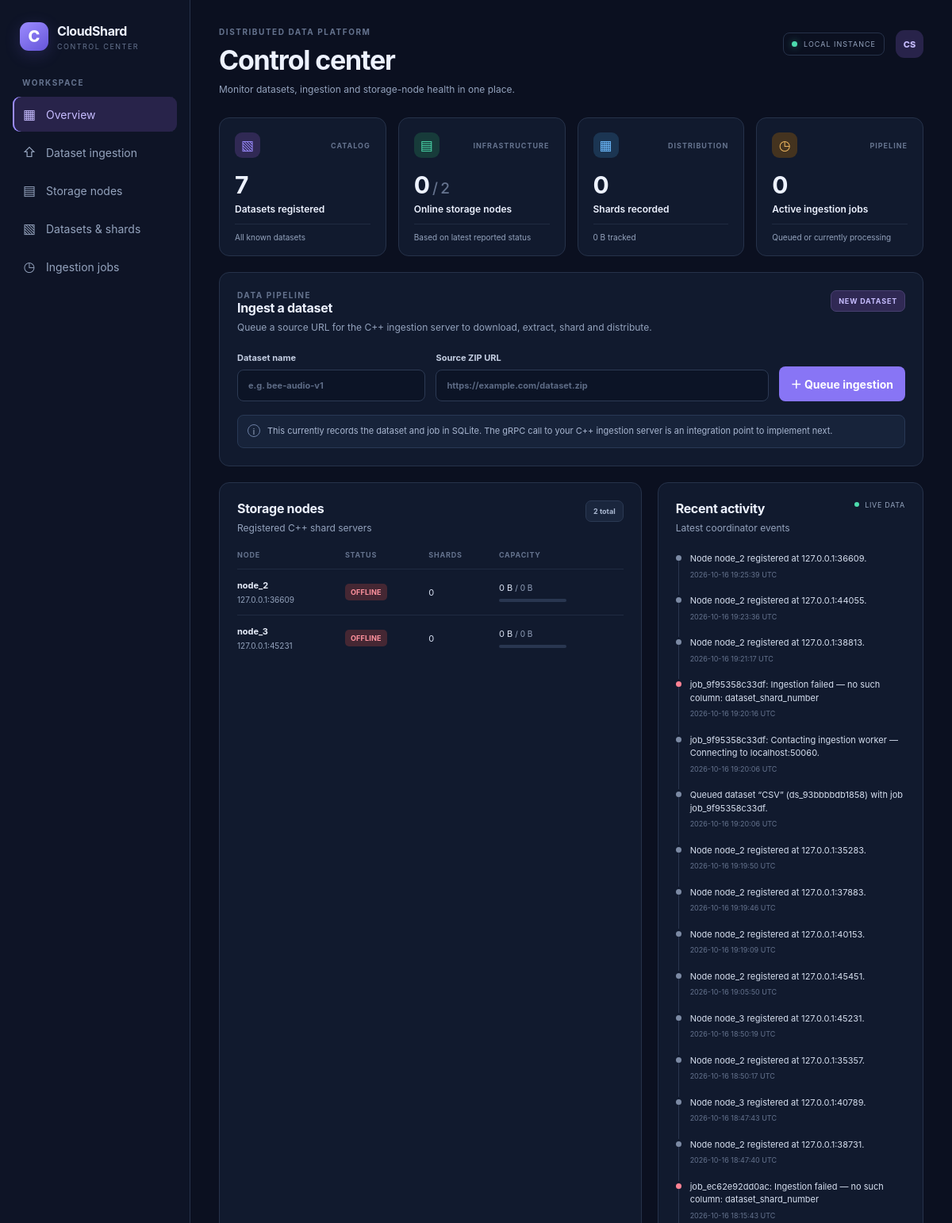
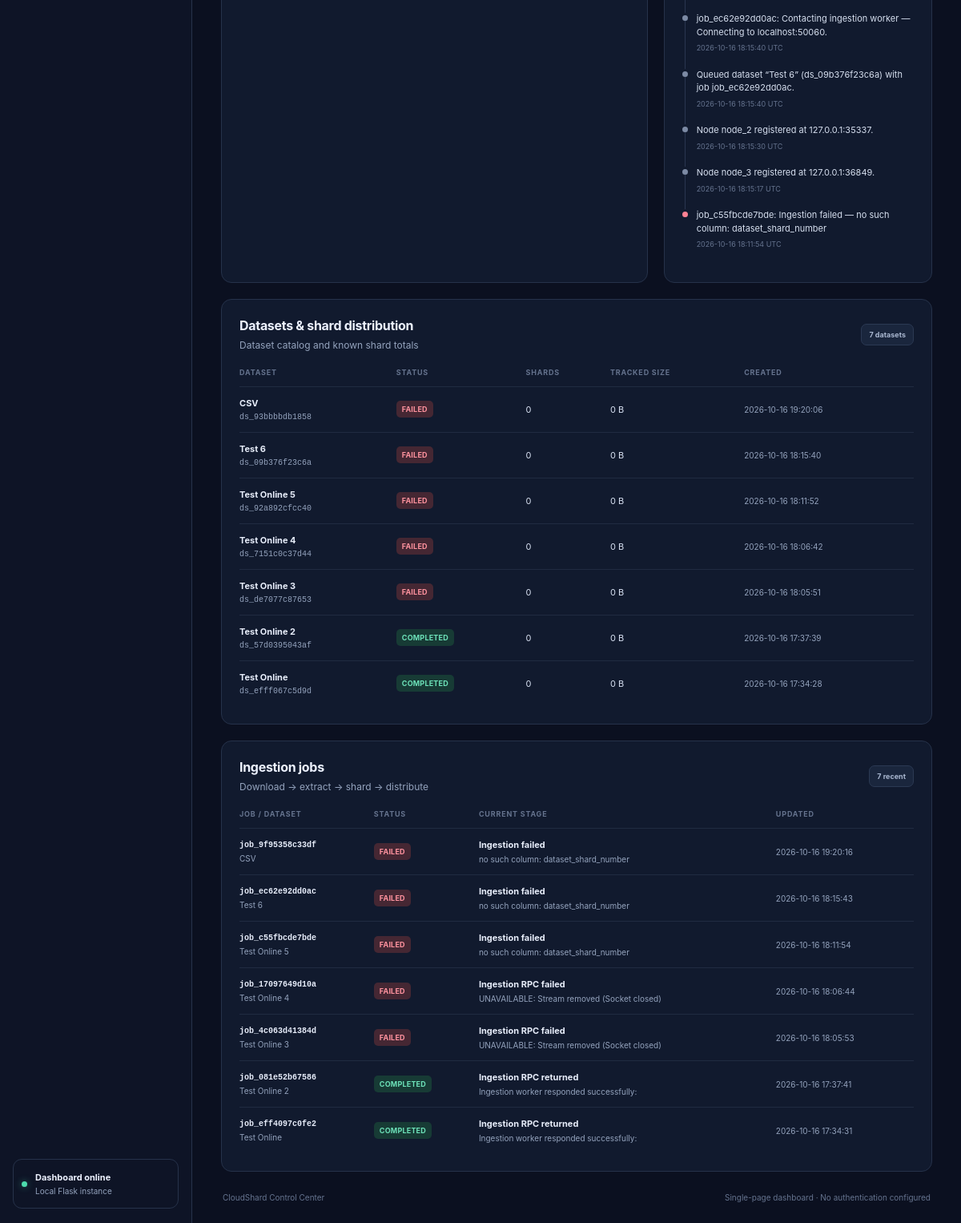
The page / on the database its author committed (2 pictures, top to bottom).
### tables this page shows
CREATE TABLE nodes (
                node_id TEXT PRIMARY KEY,
                endpoint TEXT NOT NULL,
                status TEXT NOT NULL DEFAULT 'UNKNOWN',
                used_bytes INTEGER NOT NULL DEFAULT 0,
                total_bytes INTEGER NOT NULL DEFAULT 0,
                last_heartbeat TEXT
            );

CREATE TABLE activity (
                id INTEGER PRIMARY KEY AUTOINCREMENT,
                level TEXT NOT NULL DEFAULT 'info',
                message TEXT NOT NULL,
                created_at TEXT NOT NULL
            );

CREATE TABLE datasets (
                dataset_id TEXT PRIMARY KEY,
                name TEXT NOT NULL,
                source_url TEXT NOT NULL,
                status TEXT NOT NULL DEFAULT 'QUEUED',
                created_at TEXT NOT NULL
            );

CREATE TABLE jobs (
                job_id TEXT PRIMARY KEY,
                dataset_id TEXT NOT NULL,
                status TEXT NOT NULL DEFAULT 'QUEUED',
                stage TEXT NOT NULL DEFAULT 'Waiting for ingestion worker',
                message TEXT NOT NULL DEFAULT '',
                created_at TEXT NOT NULL,
                updated_at TEXT NOT NULL,
                FOREIGN KEY(dataset_id) REFERENCES datasets(dataset_id)
            );

### app.py (the view, shortened to what this page needs)
@app.route("/", methods=["GET", "POST"])
def dashboard():
    data = dashboard_data()
    return render_template(
        "index.html",
        stats=data["stats"],
        datasets=data["datasets"],
        nodes=data["nodes"],
        jobs=data["jobs"],
        activity=data["activity"],
        online_nodes=get_online_nodes(),
    )

### app.py (called while the page is built)
def utc_now() -> str:
    return datetime.now(timezone.utc).isoformat(timespec="seconds")

def connect_db() -> sqlite3.Connection:
    connection = sqlite3.connect(DB_PATH, timeout=10)
    connection.row_factory = sqlite3.Row
    connection.execute("PRAGMA foreign_keys = ON")
    connection.execute("PRAGMA busy_timeout = 10000")
    return connection

def bytes_label(value: int | None) -> str:
    value = int(value or 0)
    units = ("B", "KB", "MB", "GB", "TB")
    size = float(value)
    for unit in units:
        if size < 1024 or unit == units[-1]:
            return f"{size:.1f} {unit}" if unit != "B" else f"{int(size)} B"
        size /= 1024
    return f"{size:.1f} TB"

def get_online_nodes():
    with connect_db() as db:
        rows = db.execute("SELECT node_id, endpoint, last_heartbeat FROM nodes").fetchall()
    now = datetime.now(timezone.utc)
    online = []
    for row in rows:
        fresh = False
        if row["last_heartbeat"]:
            try:
                last = datetime.fromisoformat(row["last_heartbeat"])
                if last.tzinfo is None:
                    last = last.replace(tzinfo=timezone.utc)
                fresh = (now - last).total_seconds() <= HEARTBEAT_TIMEOUT_SECONDS
            except ValueError:
                pass
        if fresh:
            online.append({"node_id": row["node_id"], "endpoint": row["endpoint"]})
    return online

### templates/index.html (shortened to what this page needs)
<!doctype html>
<html lang="en">
<head>
  <link rel="stylesheet" href="{{ url_for('static', filename='style.css') }}">
</head>
<body>
  <div class="app-shell">
    <aside class="sidebar">
      <a class="brand" href="{{ url_for('dashboard') }}">
        <span class="brand-mark">C</span>
        <span><strong>CloudShard</strong><small>CONTROL CENTER</small></span>
      </a>
      <div class="nav-label">WORKSPACE</div>
      <a class="nav-item active" href="#overview"><span>▦</span> Overview</a>
      <a class="nav-item" href="#ingestion"><span>⇧</span> Dataset ingestion</a>
      <a class="nav-item" href="#nodes"><span>▤</span> Storage nodes</a>
      <a class="nav-item" href="#datasets"><span>▧</span> Datasets & shards</a>
      <a class="nav-item" href="#jobs"><span>◷</span> Ingestion jobs</a>
      <div class="sidebar-bottom">
        <div class="connection-dot"></div>
        <div><strong>Dashboard online</strong><small>Local Flask instance</small></div>
      </div>
    </aside>
    <main class="main-content">
      <header class="topbar">
        <div>
          <div class="eyebrow">DISTRIBUTED DATA PLATFORM</div>
          <h1>Control center</h1>
          <p class="subtitle">Monitor datasets, ingestion and storage-node health in one place.</p>
        </div>
        <div class="topbar-right">
          <span class="environment"><span class="green-dot"></span> LOCAL INSTANCE</span>
          <div class="avatar">CS</div>
        </div>
      </header>
      <section id="overview" class="stats-grid">
        <article class="stat-card">
          <div class="stat-top"><span class="stat-icon violet">▧</span><span class="stat-caption">CATALOG</span></div>
          <div class="stat-value">{{ stats.datasets }}</div>
          <div class="stat-label">Datasets registered</div>
          <div class="stat-foot">All known datasets</div>
        </article>
        <article class="stat-card">
          <div class="stat-top"><span class="stat-icon green">▤</span><span class="stat-caption">INFRASTRUCTURE</span></div>
          <div class="stat-value">{{ stats.online_nodes }}<span class="stat-muted"> / {{ stats.nodes }}</span></div>
          <div class="stat-label">Online storage nodes</div>
          <div class="stat-foot">Based on latest reported status</div>
        </article>
        <article class="stat-card">
          <div class="stat-top"><span class="stat-icon blue">▦</span><span class="stat-caption">DISTRIBUTION</span></div>
          <div class="stat-value">{{ stats.shards }}</div>
          <div class="stat-label">Shards recorded</div>
          <div class="stat-foot">{{ stats.stored_bytes|bytes_label }} tracked</div>
        </article>
        <article class="stat-card">
          <div class="stat-top"><span class="stat-icon amber">◷</span><span class="stat-caption">PIPELINE</span></div>
          <div class="stat-value">{{ stats.active_jobs }}</div>
          <div class="stat-label">Active ingestion jobs</div>
          <div class="stat-foot">Queued or currently processing</div>
        </article>
      </section>
      <section id="ingestion" class="panel ingestion-panel">
        <div class="panel-heading">
          <div>
            <div class="eyebrow">DATA PIPELINE</div>
            <h2>Ingest a dataset</h2>
            <p>Queue a source URL for the C++ ingestion server to download, extract, shard and distribute.</p>
          </div>
          <span class="pill pill-violet">NEW DATASET</span>
        </div>
        <form method="post" class="ingestion-form">
          <label>
            Dataset name
            <input type="text" name="dataset_name" placeholder="e.g. bee-audio-v1" maxlength="120" required>
          </label>
          <label class="url-field">
            Source ZIP URL
            <input type="url" name="source_url" placeholder="https://example.com/dataset.zip" required>
          </label>
          <button type="submit" class="primary-button">＋ Queue ingestion</button>
        </form>
        <div class="pipeline-hint"><span class="hint-icon">i</span><span>This currently records the dataset and job in SQLite. The gRPC call to your C++ ingestion server is an integration point to implement next.</span></div>
      </section>
      <div class="content-grid">
        <section id="nodes" class="panel">
          <div class="section-heading">
            <div><h2>Storage nodes</h2><p>Registered C++ shard servers</p></div>
            <span class="count-badge">{{ stats.nodes }} total</span>
          </div>
          {% if nodes %}
            <div class="table-wrap">
              <table>
                <thead><tr><th>NODE</th><th>STATUS</th><th>SHARDS</th><th>CAPACITY</th></tr></thead>
                <tbody>
                  {% for node in nodes %}
                  <tr>
                    <td><div class="primary-cell">{{ node.node_id }}</div><div class="secondary-cell">{{ node.endpoint }}</div></td>
                    <td><span class="status status-{{ node.status|lower }}">{{ node.status }}</span></td>
                    <td>{{ node.shard_count }}</td>
                    <td><div>{{ node.used_bytes|bytes_label }} <span class="table-muted">/ {{ node.total_bytes|bytes_label }}</span></div>
                      <div class="capacity-track"><span style="width: {{ (100 * node.used_bytes / node.total_bytes if node.total_bytes else 0)|round|int }}%"></span></div>
                    </td>
                  </tr>
                  {% endfor %}
                </tbody>
              </table>
            </div>
          {% else %}
            <div class="empty-state">
              <div class="empty-icon">▤</div>
              <strong>No storage nodes registered</strong>
              <p>Nodes will appear here after your C++ servers register with the coordinator.</p>
            </div>
          {% endif %}
        </section>
        <section class="panel activity-panel">
          <div class="section-heading"><div><h2>Recent activity</h2><p>Latest coordinator events</p></div><span class="live-indicator"><span></span> LIVE DATA</span></div>
          {% if activity %}
            <div class="activity-list">
              {% for item in activity %}
              <div class="activity-item">
                <span class="activity-marker {{ item.level }}"></span>
                <div class="activity-body"><div>{{ item.message }}</div><small>{{ item.created_at|replace('T', ' ')|replace('+00:00', ' UTC') }}</small></div>
              </div>
              {% endfor %}
            </div>
          {% else %}
            <div class="empty-state compact">
              <div class="empty-icon">◷</div><strong>No activity yet</strong>
              <p>Events will show up as datasets and nodes are added.</p>
            </div>
          {% endif %}
        </section>
      </div>
      <section id="datasets" class="panel data-panel">
        <div class="section-heading">
          <div><h2>Datasets & shard distribution</h2><p>Dataset catalog and known shard totals</p></div>
          <span class="count-badge">{{ stats.datasets }} datasets</span>
        </div>
        {% if datasets %}
        <div class="table-wrap">
          <table>
            <thead><tr><th>DATASET</th><th>STATUS</th><th>SHARDS</th><th>TRACKED SIZE</th><th>CREATED</th></tr></thead>
            <tbody>
              {% for dataset in datasets %}
              <tr>
                <td><div class="primary-cell">{{ dataset.name }}</div><div class="secondary-cell mono">{{ dataset.dataset_id }}</div></td>
                <td><span class="status status-{{ dataset.status|lower }}">{{ dataset.status }}</span></td>
                <td>{{ dataset.shard_count }}</td>
                <td>{{ dataset.size_bytes|bytes_label }}</td>
                <td class="table-muted">{{ dataset.created_at[:19]|replace('T', ' ') }}</td>
              </tr>
              {% endfor %}
            </tbody>
          </table>
        </div>
        {% else %}
        <div class="empty-state">
          <div class="empty-icon">▧</div><strong>Your dataset catalog is empty</strong>
          <p>Queue a dataset above to create the first catalog entry.</p>
          <a href="#ingestion" class="text-link">Go to ingestion ↑</a>
        </div>
        {% endif %}
      </section>
      <section id="jobs" class="panel data-panel">
        <div class="section-heading">
          <div><h2>Ingestion jobs</h2><p>Download → extract → shard → distribute</p></div>
          <span class="count-badge">{{ jobs|length }} recent</span>
        </div>
        {% if jobs %}
        <div class="table-wrap">
          <table>
            <thead><tr><th>JOB / DATASET</th><th>STATUS</th><th>CURRENT STAGE</th><th>UPDATED</th></tr></thead>
            <tbody>
              {% for job in jobs %}
              <tr>
                <td><div class="primary-cell mono">{{ job.job_id }}</div><div class="secondary-cell">{{ job.dataset_name }}</div></td>
                <td><span class="status status-{{ job.status|lower }}">{{ job.status }}</span></td>
                <td><div class="primary-cell">{{ job.stage }}</div><div class="secondary-cell">{{ job.message }}</div></td>
                <td class="table-muted">{{ job.updated_at[:19]|replace('T', ' ') }}</td>
              </tr>
              {% endfor %}
            </tbody>
          </table>
        </div>
        {% else %}
        <div class="empty-state compact">
          <div class="empty-icon">◷</div><strong>No ingestion jobs</strong>
          <p>Jobs will appear here when you queue a dataset.</p>
        </div>
        {% endif %}
      </section>
      <footer><span>CloudShard Control Center</span><span>Single-page dashboard · No authentication configured</span></footer>
    </main>
  </div>
</body>
</html>

### rows shown on the page
nodes: node_id "node_2", endpoint "127.0.0.1:36609", status "OFFLINE", shard_count "0", used_bytes|bytes_label "0 B", total_bytes|bytes_label "0 B"
nodes: node_id "node_3", endpoint "127.0.0.1:45231", status "OFFLINE", shard_count "0", used_bytes|bytes_label "0 B", total_bytes|bytes_label "0 B"
activity: message "Node node_2 registered at 127.0.0.1:36609.", created_at "2026-10-16 19:25:39 UTC"
activity: message "Node node_2 registered at 127.0.0.1:44055.", created_at "2026-10-16 19:23:36 UTC"
activity: message "Node node_2 registered at 127.0.0.1:38813.", created_at "2026-10-16 19:21:17 UTC"
activity: message "job_9f95358c33df: Ingestion failed — no such column: dataset_shard_number", created_at "2026-10-16 19:20:16 UTC"
activity: message "job_9f95358c33df: Contacting ingestion worker — Connecting to localhost:50060.", created_at "2026-10-16 19:20:06 UTC"
activity: message "Queued dataset “CSV” (ds_93bbbbdb1858) with job job_9f95358c33df.", created_at "2026-10-16 19:20:06 UTC"
activity: message "Node node_2 registered at 127.0.0.1:35283.", created_at "2026-10-16 19:19:50 UTC"
activity: message "Node node_2 registered at 127.0.0.1:37883.", created_at "2026-10-16 19:19:46 UTC"
activity: message "Node node_2 registered at 127.0.0.1:40153.", created_at "2026-10-16 19:19:09 UTC"
activity: message "Node node_2 registered at 127.0.0.1:45451.", created_at "2026-10-16 19:05:50 UTC"
activity: message "Node node_3 registered at 127.0.0.1:45231.", created_at "2026-10-16 18:50:19 UTC"
activity: message "Node node_2 registered at 127.0.0.1:35357.", created_at "2026-10-16 18:50:17 UTC"
activity: message "Node node_3 registered at 127.0.0.1:40789.", created_at "2026-10-16 18:47:43 UTC"
activity: message "Node node_2 registered at 127.0.0.1:38731.", created_at "2026-10-16 18:47:40 UTC"
activity: message "job_ec62e92dd0ac: Ingestion failed — no such column: dataset_shard_number", created_at "2026-10-16 18:15:43 UTC"
activity: message "job_ec62e92dd0ac: Contacting ingestion worker — Connecting to localhost:50060.", created_at "2026-10-16 18:15:40 UTC"
activity: message "Queued dataset “Test 6” (ds_09b376f23c6a) with job job_ec62e92dd0ac.", created_at "2026-10-16 18:15:40 UTC"
activity: message "Node node_2 registered at 127.0.0.1:35337.", created_at "2026-10-16 18:15:30 UTC"
activity: message "Node node_3 registered at 127.0.0.1:36849.", created_at "2026-10-16 18:15:17 UTC"
activity: message "job_c55fbcde7bde: Ingestion failed — no such column: dataset_shard_number", created_at "2026-10-16 18:11:54 UTC"
datasets: name "CSV", dataset_id "ds_93bbbbdb1858", status "FAILED", shard_count "0", size_bytes|bytes_label "0 B", created_at "2026-10-16 19:20:06"
datasets: name "Test 6", dataset_id "ds_09b376f23c6a", status "FAILED", shard_count "0", size_bytes|bytes_label "0 B", created_at "2026-10-16 18:15:40"
datasets: name "Test Online 5", dataset_id "ds_92a892cfcc40", status "FAILED", shard_count "0", size_bytes|bytes_label "0 B", created_at "2026-10-16 18:11:52"
datasets: name "Test Online 4", dataset_id "ds_7151c0c37d44", status "FAILED", shard_count "0", size_bytes|bytes_label "0 B", created_at "2026-10-16 18:06:42"
datasets: name "Test Online 3", dataset_id "ds_de7077c87653", status "FAILED", shard_count "0", size_bytes|bytes_label "0 B", created_at "2026-10-16 18:05:51"
datasets: name "Test Online 2", dataset_id "ds_57d0395043af", status "COMPLETED", shard_count "0", size_bytes|bytes_label "0 B", created_at "2026-10-16 17:37:39"
datasets: name "Test Online", dataset_id "ds_efff067c5d9d", status "COMPLETED", shard_count "0", size_bytes|bytes_label "0 B", created_at "2026-10-16 17:34:28"
jobs: job_id "job_9f95358c33df", dataset_name "CSV", status "FAILED", stage "Ingestion failed", message "no such column: dataset_shard_number", updated_at "2026-10-16 19:20:16"
jobs: job_id "job_ec62e92dd0ac", dataset_name "Test 6", status "FAILED", stage "Ingestion failed", message "no such column: dataset_shard_number", updated_at "2026-10-16 18:15:43"
jobs: job_id "job_c55fbcde7bde", dataset_name "Test Online 5", status "FAILED", stage "Ingestion failed", message "no such column: dataset_shard_number", updated_at "2026-10-16 18:11:54"
jobs: job_id "job_17097649d10a", dataset_name "Test Online 4", status "FAILED", stage "Ingestion RPC failed", message "UNAVAILABLE: Stream removed (Socket closed)", updated_at "2026-10-16 18:06:44"
jobs: job_id "job_4c063d41384d", dataset_name "Test Online 3", status "FAILED", stage "Ingestion RPC failed", message "UNAVAILABLE: Stream removed (Socket closed)", updated_at "2026-10-16 18:05:53"
jobs: job_id "job_081e52b67586", dataset_name "Test Online 2", status "COMPLETED", stage "Ingestion RPC returned", message "Ingestion worker responded successfully:", updated_at "2026-10-16 17:37:41"
jobs: job_id "job_eff4097c0fe2", dataset_name "Test Online", status "COMPLETED", stage "Ingestion RPC returned", message "Ingestion worker responded successfully:", updated_at "2026-10-16 17:34:31"

### other values the page prints
{{ stats.datasets }} "7"
{{ stats.online_nodes }} "0"
{{ stats.nodes }} "2"
{{ stats.shards }} "0"
{{ stats.stored_bytes|bytes_label }} "0 B"
{{ stats.active_jobs }} "0"
{{ jobs|length }} "7"
